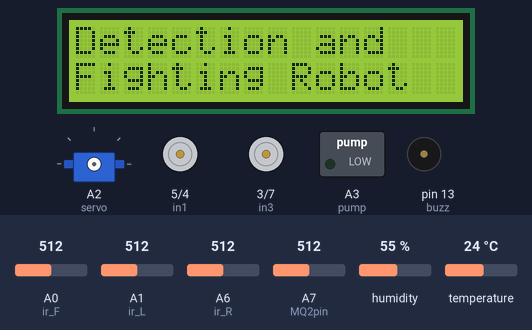
Recording of a sketch running on a simulated Arduino Nano, built with avr-gcc and run on an emulated ATmega328P. Parts: 16×2 character LCD, servo, motor-driver pin pairs drawn as motors (green arrow = first pin HIGH = forward, orange = second pin HIGH = backward, longer = more drive, scaled by the enable pin), switched loads named in the sketch (green lamp = pin HIGH), buzzer (waves = sounding, pin HIGH). Wiring (inferred from the names in the program): servo: signal A2. The inputs (shaded band) are chosen by the test bench; at power-on: A0 (ir_F) = 512, temperature 24 °C, humidity 55 %, A7 (MQ2pin) = 512, A1 (ir_L) = 512, A6 (ir_R) = 512. Servo pulses on a pin are drawn as a servo (544–2400 µs = 0–180°); pins used as bus, display or sensor lines are not drawn; what the sketch prints to the serial monitor is not drawn.

Above: at 4.2 s.
At 12.1 s:
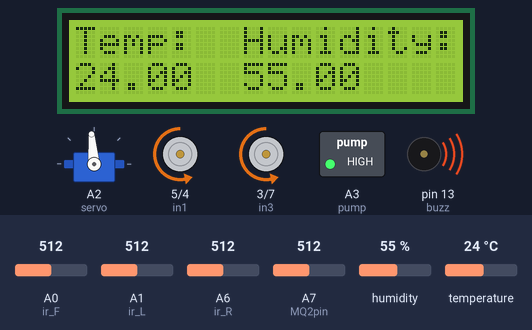
12.2 s: A0 (ir_F) set to 357
At 16.2 s:
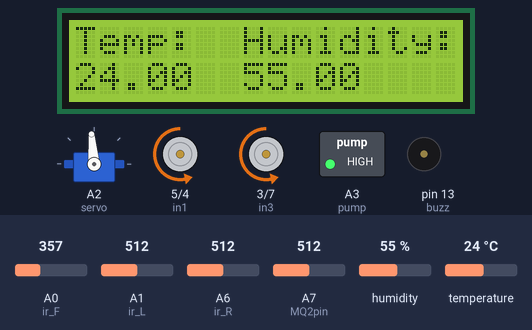
22.0 s: A0 (ir_F) set to 337
27.5 s: temperature set to 12 °C
32.4 s: humidity set to 22 %
At 37.1 s:
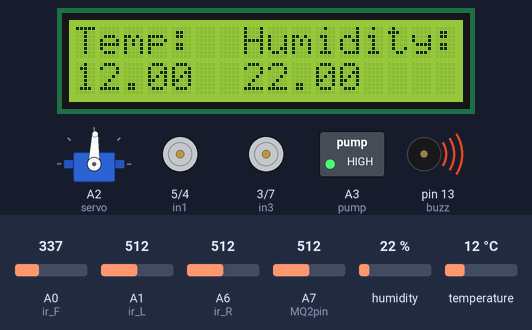
37.3 s: A7 (MQ2pin) set to 60
42.2 s: A7 (MQ2pin) set to 52
At 45.3 s:
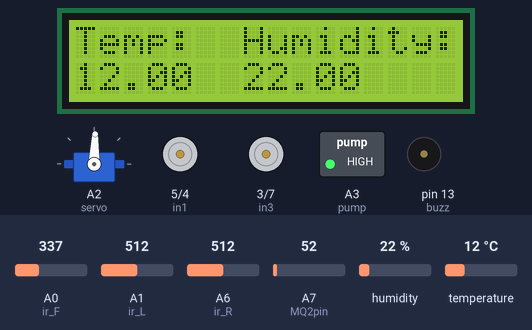
Timing chart, 0 to 52.4 s (numbered marks = the images above; inputs shaded):
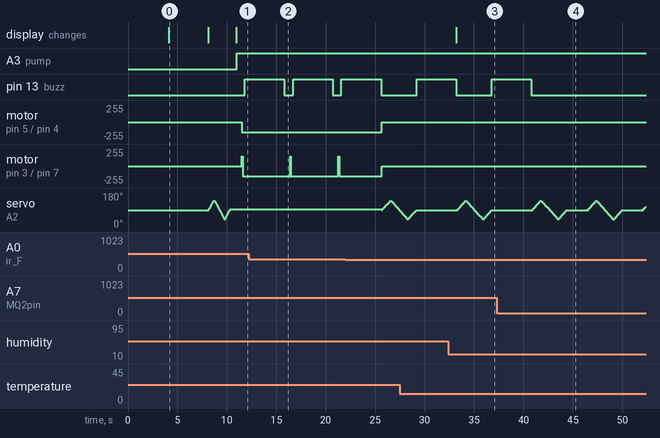

Measured:
- the behaviour switches between 56 and 55 on A7 (MQ2pin) (found by bisection; images 3 and 4)
- after the input at 22.0 s, pin 13 (buzz): goes on until 25.6 s, then stays LOW; motor on pin 5 (in1) / pin 4 (in2): backward 150/255 → stopped after 3.7 s
- after the input at 32.4 s, the display: changes after 0.83 s (image 3)
- after the input at 42.2 s, pin 13 (buzz): stays LOW (without the input it goes to HIGH after 2.2 s)
- by itself, pin 13 (buzz): alternates HIGH for 4.0 s and LOW for 0.90 s
- by itself, motor on pin 3 (in3) / pin 7 (in4): alternates forward 150/255 for 0.10 s and backward 150/255 for 4.8 s
- what the display in image 0 shows lasts 4.0 s, from 4.1 s to 8.1 s

The sketch:

Ajay_Singh.ino
```cpp
#include <SoftwareSerial.h>

#include <Wire.h>
#include <LiquidCrystal_I2C.h>
LiquidCrystal_I2C lcd(0x27,16,2);

#include "DHT.h"
#define DHTPIN 8
#define DHTTYPE DHT11
DHT dht(DHTPIN, DHTTYPE);
float temp;

#define enA 9//Enable1 L298 Pin enA
#define in1 5 //Motor1  L298 Pin in1
#define in2 4 //Motor1  L298 Pin in2
#define in3 3 //Motor2  L298 Pin in3
#define in4 7 //Motor2  L298 Pin in4
#define enB 6 //Enable2 L298 Pin enB
#define ir_R A6
#define ir_F A0
#define ir_L A1
#define servo A2
#define pump A3
#define buzz 13

#define Threshold 55
#define MQ2pin A7
float sensorValue;  //variable to store sensor value

int Speed = 150; // Write The Duty Cycle 0 to 255 Enable for Motor Speed
int s1, s2, s3;
void setup()
{ // put your setup code here, to run once
Serial.begin(9600); // start serial communication at 9600bps
lcd.begin();
  lcd.backlight();
dht.begin();
lcd.print("   Welcome To ");
   lcd.setCursor(0,1);
  lcd.print("Automatic Fire");
  delay(4000);
  lcd.clear();
   lcd.setCursor(0,0);
  lcd.print("Detection and ");
   lcd.setCursor(0,1);
lcd.print("Fighting Robot");
  delay(4000);
  lcd.clear();
  lcd.print("Temp:  Humidity:");
pinMode(ir_R, INPUT);// declare fire sensor pin as input
pinMode(ir_F, INPUT);// declare fire sensor pin as input
pinMode(ir_L, INPUT);// declare fire sensor pin as input
pinMode(enA, OUTPUT); // declare as output for L298 Pin enA
pinMode(in1, OUTPUT); // declare as output for L298 Pin in1
pinMode(in2, OUTPUT); // declare as output for L298 Pin in2
pinMode(in3, OUTPUT); // declare as output for L298 Pin in3
pinMode(in4, OUTPUT); // declare as output for L298 Pin in4
pinMode(enB, OUTPUT); // declare as output for L298 Pin enB
pinMode(servo, OUTPUT);
pinMode(pump, OUTPUT);
pinMode(buzz, OUTPUT);

 for (int angle = 90; angle <= 140; angle += 5)  {
   servoPulse(servo, angle);  }
 for (int angle = 140; angle >= 40; angle -= 5)  {
   servoPulse(servo, angle);  }
 for (int angle = 40; angle <= 95; angle += 5)  {
   servoPulse(servo, angle);  }
analogWrite(enA, Speed); // Write The Duty Cycle 0 to 255 Enable Pin A for Motor1 Speed
analogWrite(enB, Speed); // Write The Duty Cycle 0 to 255 Enable Pin B for Motor2 Speed

delay(500);
}
void loop()
{

lcd.setCursor(0, 1);
 float h = dht.readHumidity();
  //read temperature in Fahrenheit
  temp= dht.readTemperature();
float converted = 0.00;
Serial.print("Celsius = ");
    Serial.print(temp);
    //Print degree symbol
    Serial.write(176);
    Serial.println("temp");

  if (isnan(h) || isnan(temp)) {
    lcd.print("ERROR");
    return;
  }

  lcd.print(temp);
  lcd.setCursor(7,1);
  lcd.print(h);

s1 = analogRead(ir_R);
s2 = analogRead(ir_F);
s3 = analogRead(ir_L);


Serial.print(s1);
Serial.print("\t");
Serial.print(s2);
Serial.print("\t");
Serial.println(s3);
delay(50);
if(s1<250){
Stop();
digitalWrite(pump, 1);
for(int angle = 90; angle >= 40; angle -= 3){
servoPulse(servo, angle);
}
for(int angle = 40; angle <= 90; angle += 3){
servoPulse(servo, angle);
}
}
else if(s2<350){
Stop();
digitalWrite(pump, 1);
for(int angle = 90; angle <= 140; angle += 3){
servoPulse(servo, angle);
}
for(int angle = 140; angle >= 40; angle -= 3){
servoPulse(servo, angle);
}
for(int angle = 40; angle <= 90; angle += 3){
servoPulse(servo, angle);
 }
}
else if(s3<250){
Stop();
digitalWrite(pump, 1);
for(int angle = 90; angle <= 140; angle += 3){
servoPulse(servo, angle);
}
for(int angle = 140; angle >= 90; angle -= 3){
servoPulse(servo, angle);
}
}
else if(s1>=251 && s1<=700){
digitalWrite(pump, 1);
delay(500);
backword();
delay(100);
turnRight();
delay(200);
}
else if(s2>=251 && s2<=800){
digitalWrite(pump, 1);
delay(500);
forword();
}
else if(s3>=251 && s3<=700){
digitalWrite(pump, 1);
delay(500);
backword();
delay(100);
turnLeft();
delay(200);
}else{
digitalWrite(pump, 0);
Stop();
}
delay(10);
sensorValue = analogRead(MQ2pin); // read analog input pin 0

  Serial.print("Sensor Value: ");
  Serial.print(sensorValue);

  if(sensorValue > Threshold)
  {
    Serial.print(" | Smoke detected!");
    digitalWrite(buzz, HIGH);
    delay(2000);
  }

  Serial.println("");
  delay(2000); // wait 2s for next reading
digitalWrite(buzz, LOW);
}
void servoPulse (int pin, int angle){
int pwm = (angle*11) + 500;      // Convert angle to microseconds
 digitalWrite(pin, HIGH);
 delayMicroseconds(pwm);
 digitalWrite(pin, LOW);
 delay(50);                   // Refresh cycle of servo
}
void forword(){  //forword
digitalWrite(in1, HIGH); //Right Motor forword Pin
digitalWrite(in2, LOW);  //Right Motor backword Pin
digitalWrite(in3, LOW);  //Left Motor backword Pin
digitalWrite(in4, HIGH); //Left Motor forword Pin
}
void backword(){ //backword
digitalWrite(in1, LOW);  //Right Motor forword Pin
digitalWrite(in2, HIGH); //Right Motor backword Pin
digitalWrite(in3, HIGH); //Left Motor backword Pin
digitalWrite(in4, LOW);  //Left Motor forword Pin
}
void turnRight(){ //turnRight
digitalWrite(in1, LOW);  //Right Motor forword Pin
digitalWrite(in2, HIGH); //Right Motor backword Pin
digitalWrite(in3, LOW);  //Left Motor backword Pin
digitalWrite(in4, HIGH); //Left Motor forword Pin
}
void turnLeft(){ //turnLeft
digitalWrite(in1, HIGH); //Right Motor forword Pin
digitalWrite(in2, LOW);  //Right Motor backword Pin
digitalWrite(in3, HIGH); //Left Motor backword Pin
digitalWrite(in4, LOW);  //Left Motor forword Pin
}
void Stop(){ //stop
digitalWrite(in1, LOW); //Right Motor forword Pin
digitalWrite(in2, LOW); //Right Motor backword Pin
digitalWrite(in3, LOW); //Left Motor backword Pin
digitalWrite(in4, LOW); //Left Motor forword Pin
}
```
